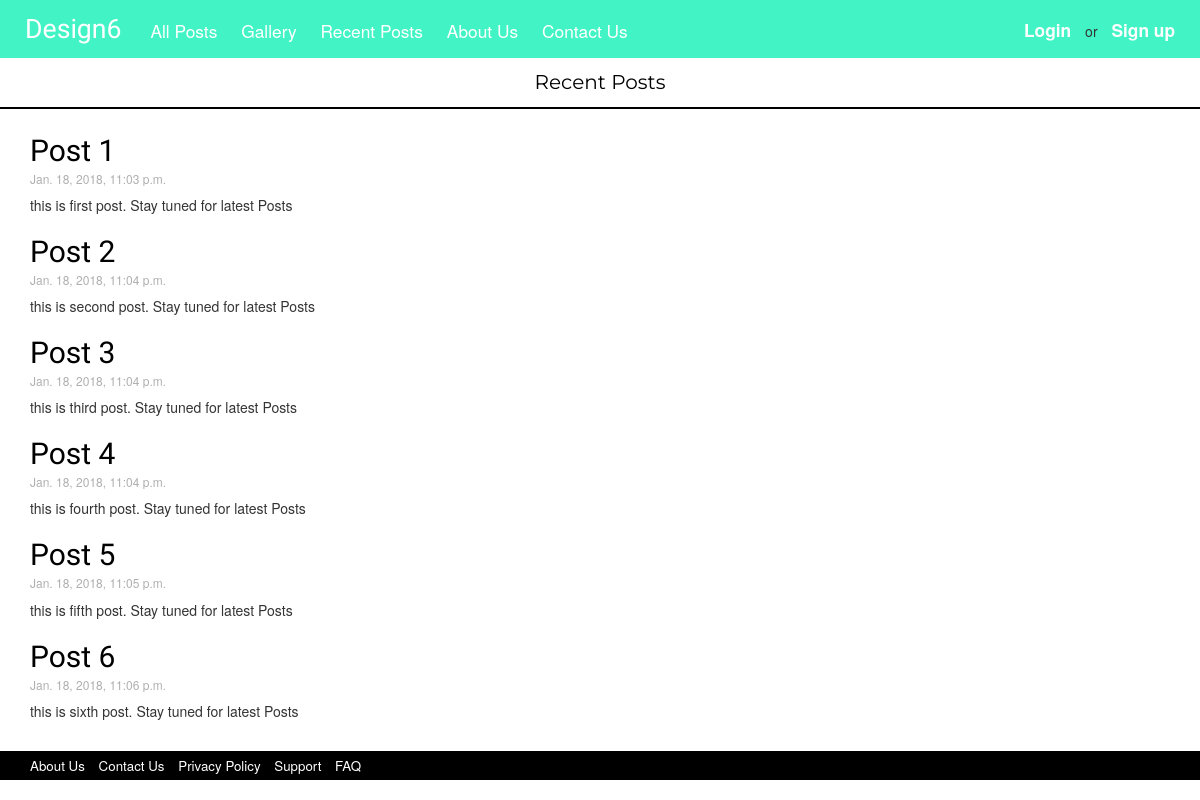
Page /posts/recent/ on the committed database.
### design6/models.py (models this page shows, shortened)
class Post(models.Model):
	author = models.ForeignKey('auth.User')
	title = models.CharField(max_length=200)
	text = models.TextField()
	created_date = models.DateTimeField(default=timezone.now)
	published_date = models.DateTimeField(default=timezone.now)

### design6/views.py (the view)
# urls.py: url(r'^posts/recent/$', views.post_recent, name='post_recent'),
def post_recent(request):
	posts = Post.objects.filter(published_date__lte=timezone.now()).order_by('published_date')[:6]
	return render(request, 'design6/post_recent.html', {'posts' :posts})

### design6/templates/design6/post_recent.html
{% extends 'design6/base.html' %}
{% block content %}
	<div class="container-fluid latest">
		<p>Recent Posts</p>
	</div>
	<div class="container-fluid">
		{% for post in posts %}
			<div class="container-fluid">
				<h2><a href="{% url 'post_detail' pk=post.pk %}">{{ post.title }}</a></h2>
				<h6 class="date">{{ post.published_date }}</h6>
				<div class="postText">
					<p>{{ post.text|truncatewords:40|linebreaks }}</p>
				</div>
			</div>
		{% endfor %}
	</div>
{% endblock %}

### design6/static/css/base.css (style rules this page uses)
.latest { padding-top: 10px; border-bottom: 2px solid; font-family: 'Montserrat', sans-serif; font-size: 15pt; color: #000000; text-align: center; width: 100%; margin-bottom: 15px; }
h2 { margin-top: 10px; margin-bottom: 5px; font-family: "Berkshire Swash", cursive; }
h2 a:link, h2 a:visited { color: #000000; text-decoration: none; }
.date { margin-top: 0; color: #afafaf; }

### rows in the picture
Post: title "Post 1", published_date "Jan. 18, 2018, 11:03 p.m.", text "this is first post. Stay tuned for latest Posts"
Post: title "Post 2", published_date "Jan. 18, 2018, 11:04 p.m.", text "this is second post. Stay tuned for latest Posts"
Post: title "Post 3", published_date "Jan. 18, 2018, 11:04 p.m.", text "this is third post. Stay tuned for latest Posts"
Post: title "Post 4", published_date "Jan. 18, 2018, 11:04 p.m.", text "this is fourth post. Stay tuned for latest Posts"
Post: title "Post 5", published_date "Jan. 18, 2018, 11:05 p.m.", text "this is fifth post. Stay tuned for latest Posts"
Post: title "Post 6", published_date "Jan. 18, 2018, 11:06 p.m.", text "this is sixth post. Stay tuned for latest Posts"
